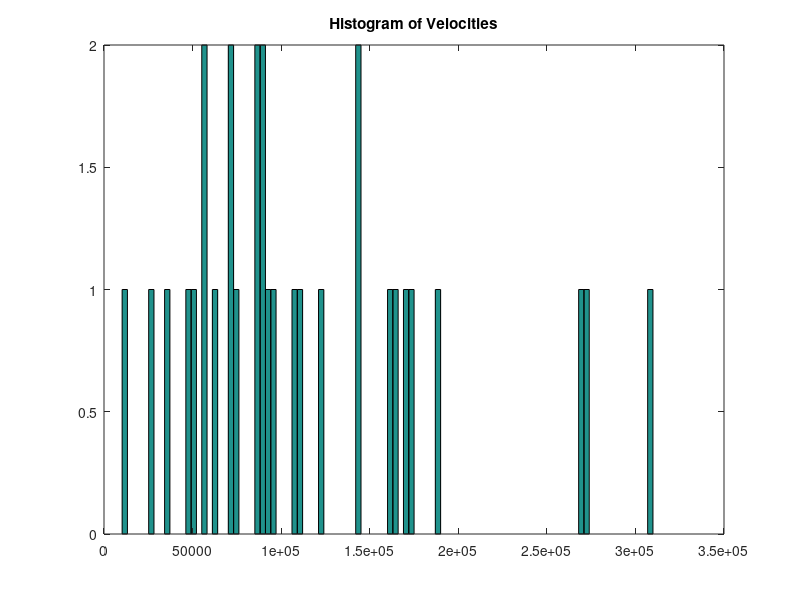
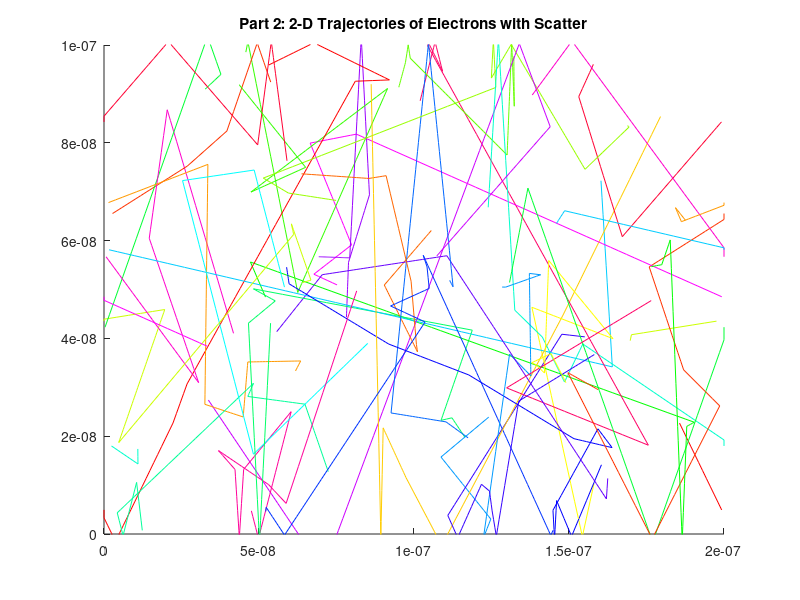

MATLAB code to generate these figures, in order:
close all;
clear;


xlimit = 200*10^-9;
xstart = 0;
ylimit = 100*10^-9;

ystart = 0;
i = 1;
j = 1;
init = zeros(30,4);
previous = zeros(30,2);

temp = 300;
m0 = 9.11*10^-31;
mn = 0.26*m0;
kb = 1.38*10^-23;


amount = 10;
v = sqrt((2*kb*temp)/mn);

colour = hsv(30);

tmn = 0.2*10^-12;
pscat = 1 - exp(-0.00000000000001/tmn);

velocity = zeros(1,30);
while i<=30
    j = 1;
    while j<=4
        
        
        if(j==1)
            randx = rand(1,1);
            init(i,j)= randx * (200*10^-9); %assign random x position
        elseif(j==2)
            randy = rand(1,1);
            init(i,j) = randy * (100*10^-9); %assign random y position
        elseif(j==3)
            randd= rand(1,1);
            init(i,j) = randd*2*pi;
        else
            randvx = randn(1,1);
            vx = (v/sqrt(2))*randvx;
            randvy = randn(1,1);
            vy = (v/sqrt(2))*randvy;
            vth = sqrt(vx^2+vy^2);
            init(i,j) = vth;
            velocity(1,i) = init(i,j)/sqrt(2);
          
           
        end
        
        j = j + 1;
        
        
    end
    i = i + 1;
end

  figure(1);
  hist(velocity, 100);
  title 'Histogram of Velocities';

timestep = 0.00000000000001;
finaltime = 0.000000000001;
total = finaltime/timestep;
T = zeros(1,total);
counter = zeros(total);
velocity2 = zeros(1,total);
figure(2);
for i =0:timestep:finaltime
    counter(1,:) = timestep + timestep;
    
    
    for j=1:1:30
        
        if ((init(j,1)+init(j,2)*timestep)>=xlimit)
            init(j,1) = xstart;
            previous(j,1) = xstart;
        elseif((init(j,1)+init(j,2)*timestep)<=xstart)
            init(j,1)=xlimit;
            previous(j,1) = xlimit;
            
        end
        
        if((init(j,2)+init(j,1)*timestep)>=ylimit)
            init(j,4) = -init(j,4);
            init(j,3) = pi - init(j,3);
            
        elseif((init(j,2)+init(j,1)*timestep)<=ystart)
            init(j,4) = -init(j,4);
            init(j,3) = pi - init(j,3);
            
        end
        
        
       if pscat > rand()
           randnew = rand(1,1);
           init(j,3) = randnew * 2 * pi;
           randvx = randn(1,1);
            vx = (v/sqrt(2))*randvx;
            randvy = randn(1,1);
            vy = (v/sqrt(2))*randvy;
            vth = sqrt(vx^2+vy^2);
            init(j,4) = vth;
       end    
        
        
        if i~=0
            plot([previous(j,1),init(j,1)],[previous(j,2),init(j,2)],'color',colour(j,:)); %initialize positions
            axis([0 200*10^-9 0 100*10^-9]);
         
        end
    end
    previous (:,1) = init(:,1);
    previous (:,2) = init(:,2);
    
    init(:,1) = init(:,1) + init(:,4).*cos(init(:,3)).*timestep; %moving x components
    init(:,2) = init(:,2) + init(:,4).*sin(init(:,3)).*timestep;
    

    title 'Part 2: 2-D Trajectories of Electrons with Scatter';
    hold on;
    pause(0.001);
end

